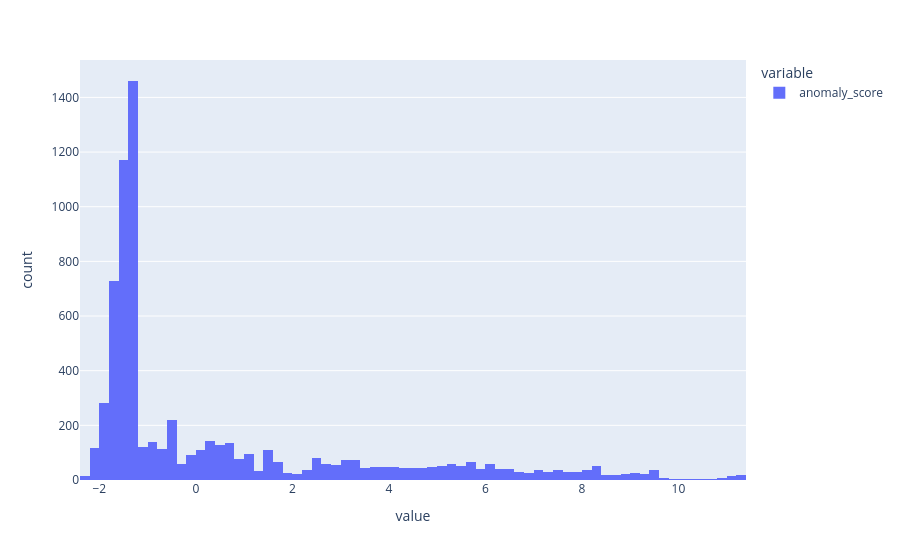

The code cell stored with this chart in its notebook:
### Code cell
px.histogram(df['anomaly_score'])

### Figure 1 — Plotly figure (JSON) as saved in the notebook; plotly's stock layout.template omitted (floating-point values rounded to 4 significant figures; data arrays with more than 128 entries replaced by an {"elided": "..."} marker saying what was removed)
{"data": [{"bingroup": "x", "hovertemplate": "variable=anomaly_score<br>value=%{x}<br>count=%{y}<extra></extra>", "legendgroup": "anomaly_score", "marker": {"color": "#636efa", "pattern": {"shape": ""}}, "name": "anomaly_score", "orientation": "v", "showlegend": true, "type": "histogram", "x": {"elided": "7132 float values"}, "xaxis": "x", "yaxis": "y"}], "layout": {"barmode": "relative", "legend": {"title": {"text": "variable"}, "tracegroupgap": 0}, "margin": {"t": 60}, "xaxis": {"anchor": "y", "domain": [0, 1], "title": {"text": "value"}}, "yaxis": {"anchor": "x", "domain": [0, 1], "title": {"text": "count"}}}}
